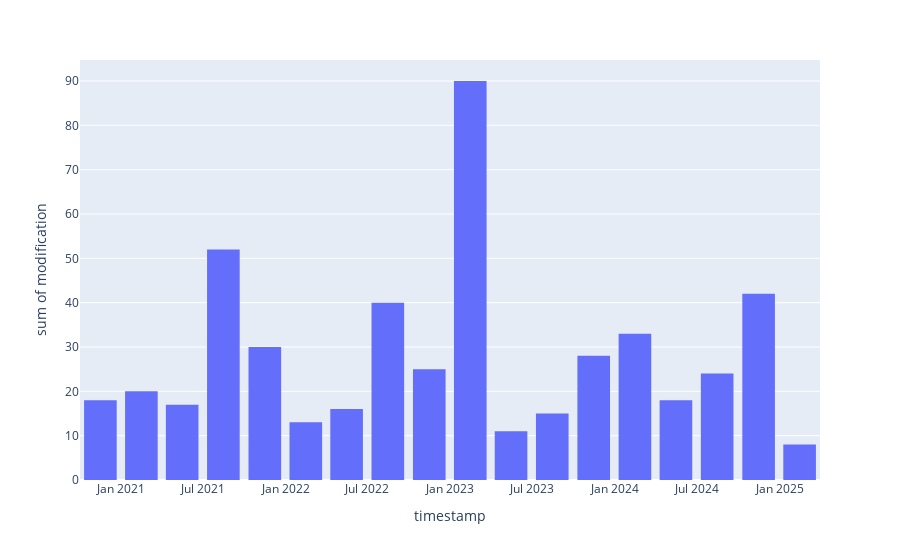

The notebook cell saved with this chart:
### Code cell
import plotly.express as px

fig = px.histogram(
    group,
    x="timestamp",
    y="modification",
    nbins=20,
    labels={"x": "month", "y": "count"},
)
fig.update_layout(bargap=0.2)
fig.show()

### Figure 1 — Plotly figure (JSON) as saved in the notebook; plotly's stock layout.template omitted (floating-point values rounded to 4 significant figures; data arrays with more than 128 entries replaced by an {"elided": "..."} marker saying what was removed)
{"data": [{"bingroup": "x", "histfunc": "sum", "hovertemplate": "timestamp=%{x}<br>sum of modification=%{y}<extra></extra>", "legendgroup": "", "marker": {"color": "#636efa", "pattern": {"shape": ""}}, "name": "", "nbinsx": 20, "orientation": "v", "showlegend": false, "type": "histogram", "x": {"elided": "236 str values"}, "xaxis": "x", "y": {"elided": "236 int values"}, "yaxis": "y"}], "layout": {"bargap": 0.2, "barmode": "relative", "legend": {"tracegroupgap": 0}, "margin": {"t": 60}, "xaxis": {"anchor": "y", "domain": [0, 1], "title": {"text": "timestamp"}}, "yaxis": {"anchor": "x", "domain": [0, 1], "title": {"text": "sum of modification"}}}}
